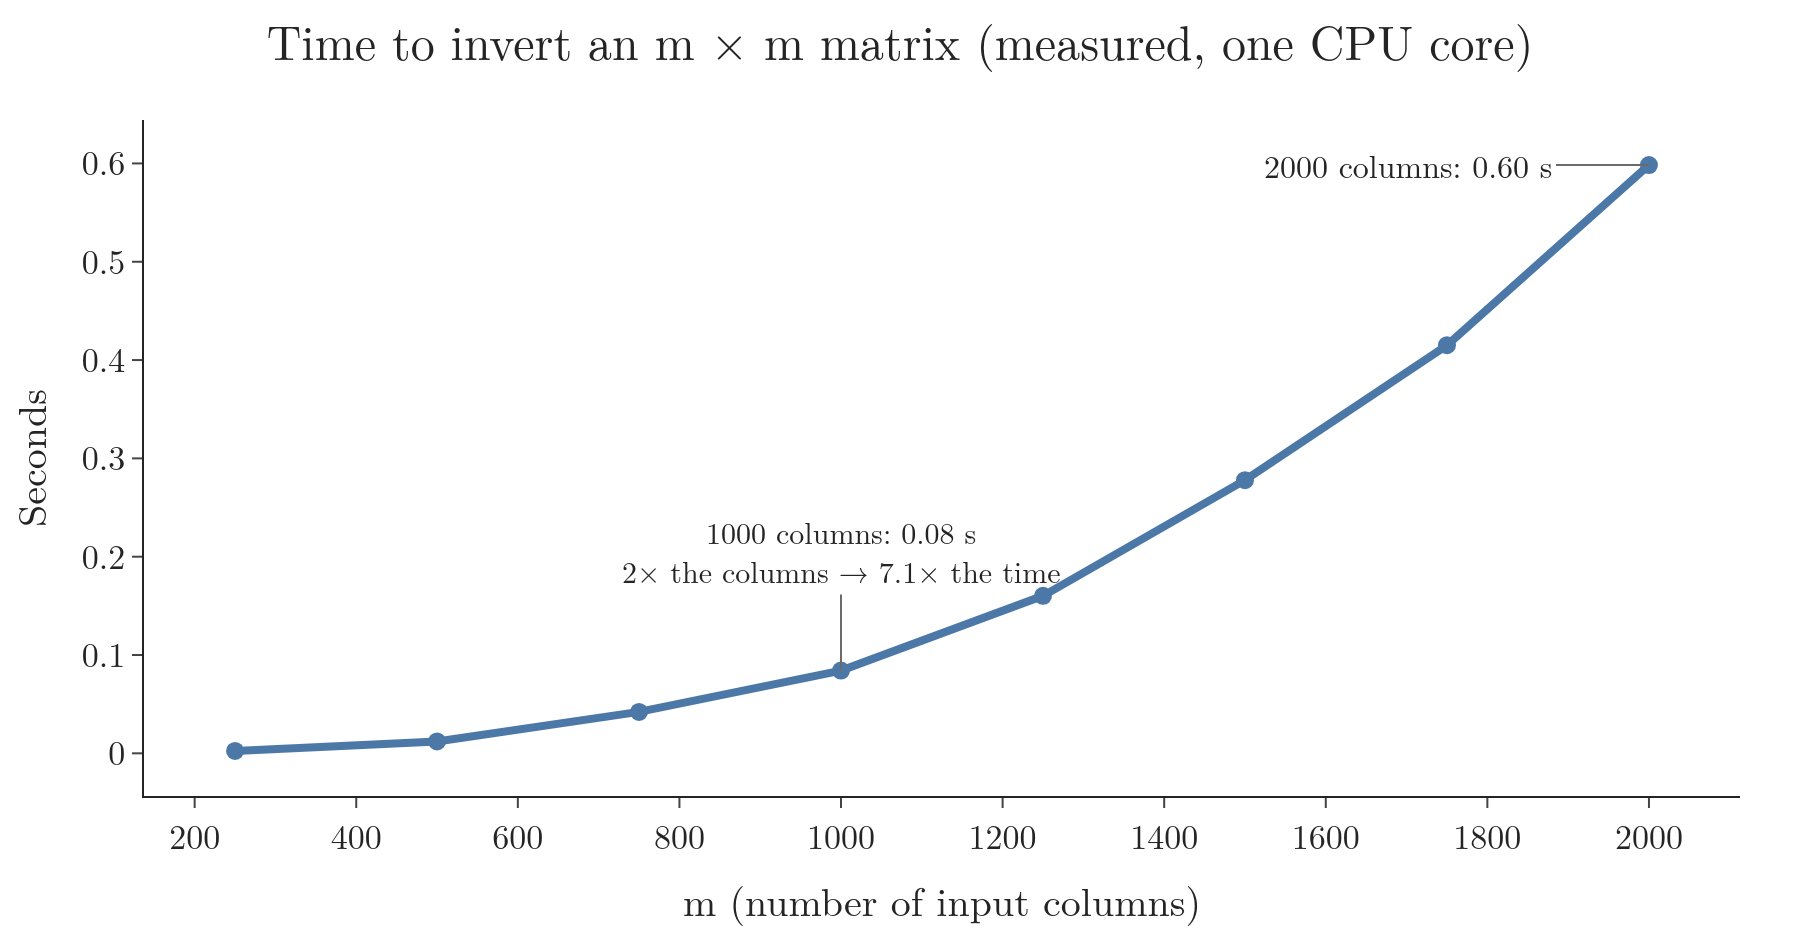

Python code for this plot:
"""Time to compute the inverse of an m x m matrix (as in (X^T X)^-1) as m grows: roughly m cubed (Plotly).
Real timings on this computer, median of several runs."""
from pathlib import Path
import time
import numpy as np
import plotly.graph_objects as go
from threadpoolctl import threadpool_limits

here = Path(__file__).parent
rng = np.random.default_rng(0)
sizes = [250, 500, 750, 1000, 1250, 1500, 1750, 2000]
times = []
for m in sizes:
    A = rng.random((m, m)) + m * np.eye(m)
    runs = []
    with threadpool_limits(limits=1):          # one core, so other programs disturb the timing less
        for _ in range(5):
            t = time.perf_counter(); np.linalg.inv(A); runs.append(time.perf_counter() - t)
    times.append(float(np.median(runs)))
    print(m, round(times[-1], 4))
fig = go.Figure(go.Scatter(x=sizes, y=times, mode="lines+markers", line=dict(color="#4C78A8", width=4),
                           marker=dict(size=9)))
fig.add_annotation(x=sizes[-1], y=times[-1], ax=-120, ay=0, text=f"{sizes[-1]} columns: {times[-1]:.2f} s",
                   font=dict(size=16), arrowcolor="#6B6B6B")
r = times[-1] / times[3]  # 2000 vs 1000 columns
fig.add_annotation(x=1000, y=times[3], ax=0, ay=-60, text=f"1000 columns: {times[3]:.2f} s<br>2× the columns → {r:.1f}× the time",
                   font=dict(size=15), arrowcolor="#6B6B6B")
fig.update_layout(template="simple_white", width=900, height=470, font=dict(family="Latin Modern Roman", size=17),
                  title=dict(text="Time to invert an m × m matrix (measured, one CPU core)", x=0.5),
                  xaxis=dict(title="m (number of input columns)"), yaxis=dict(title="Seconds"),
                  margin=dict(l=70, r=30, t=60, b=60))
fig.write_image(here / "inverse_cost.png", scale=2)
fig.write_image(here / "inverse_cost.pdf")
